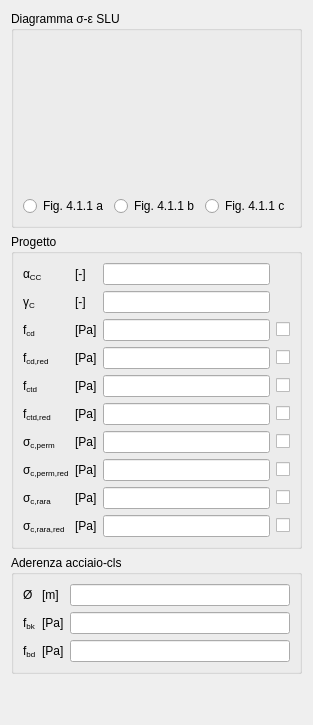
         <widget class="QWidget" name="layoutWidget_1">
          <layout class="QVBoxLayout" name="verticalLayout_2">
           <item>
            <widget class="QGroupBox" name="diagramGroupBox">
             <property name="title">
              <string>Diagramma σ-ε SLU</string>
             </property>
             <layout class="QGridLayout" name="gridLayout_2">
              <item row="1" column="0">
               <widget class="QRadioButtonEnum" name="modelSLURB1">
                <property name="text">
                 <string>Fig. 4.1.1 a</string>
                </property>
               </widget>
              </item>
              <item row="1" column="1">
               <widget class="QRadioButtonEnum" name="modelSLURB2">
                <property name="text">
                 <string>Fig. 4.1.1 b</string>
                </property>
               </widget>
              </item>
              <item row="1" column="2">
               <widget class="QRadioButtonEnum" name="modelSLURB3">
                <property name="text">
                 <string>Fig. 4.1.1 c</string>
                </property>
               </widget>
              </item>
              <item row="0" column="0" colspan="3">
               <widget class="QCustomPlot" name="plotCULS" native="true">
                <property name="minimumSize">
                 <size>
                  <width>0</width>
                  <height>150</height>
                 </size>
                </property>
               </widget>
              </item>
             </layout>
            </widget>
           </item>
           <item>
            <layout class="QVBoxLayout" name="designeLayout">
             <item>
              <widget class="QGroupBox" name="designGBox">
               <property name="title">
                <string>Progetto</string>
               </property>
               <layout class="QGridLayout" name="gridLayout_7">
                <item row="0" column="0">
                 <widget class="QLabelRichName" name="alphaCCLabel">
                  <property name="text">
                   <string>&lt;!DOCTYPE HTML PUBLIC &quot;-//W3C//DTD HTML 4.0//EN&quot; &quot;http://www.w3.org/TR/REC-html40/strict.dtd&quot;&gt;
&lt;html&gt;&lt;head&gt;&lt;meta name=&quot;qrichtext&quot; content=&quot;1&quot; /&gt;
&lt;/head&gt;&lt;body&gt;
α&lt;span style=&quot; vertical-align:sub;&quot;&gt;CC&lt;/span&gt;&lt;/body&gt;&lt;/html&gt;</string>
                  </property>
                 </widget>
                </item>
                <item row="0" column="2">
                 <widget class="QLineEditValue" name="alphaCCLEdit"/>
                </item>
                <item row="1" column="0">
                 <widget class="QLabelRichName" name="gammaCLabel">
                  <property name="text">
                   <string>&lt;!DOCTYPE HTML PUBLIC &quot;-//W3C//DTD HTML 4.0//EN&quot; &quot;http://www.w3.org/TR/REC-html40/strict.dtd&quot;&gt;
&lt;html&gt;&lt;head&gt;&lt;meta name=&quot;qrichtext&quot; content=&quot;1&quot; /&gt;
&lt;/head&gt;&lt;body&gt;
γ&lt;span style=&quot; vertical-align:sub;&quot;&gt;C&lt;/span&gt;&lt;/body&gt;&lt;/html&gt;</string>
                  </property>
                 </widget>
                </item>
                <item row="1" column="2">
                 <widget class="QLineEditValue" name="gammaCLEdit"/>
                </item>
                <item row="2" column="0">
                 <widget class="QLabelRichName" name="fcdLabel">
                  <property name="text">
                   <string>&lt;!DOCTYPE HTML PUBLIC &quot;-//W3C//DTD HTML 4.0//EN&quot; &quot;http://www.w3.org/TR/REC-html40/strict.dtd&quot;&gt;
&lt;html&gt;&lt;head&gt;&lt;meta name=&quot;qrichtext&quot; content=&quot;1&quot; /&gt;&lt;/head&gt;
&lt;body&gt;
f&lt;span style=&quot;vertical-align:sub;&quot;&gt;cd&lt;/span&gt;
&lt;/body&gt;
&lt;/html&gt;</string>
                  </property>
                 </widget>
                </item>
                <item row="2" column="1">
                 <widget class="QLabelUnitMeasure" name="fcdUMLabel">
                  <property name="text">
                   <string>&lt;!DOCTYPE HTML PUBLIC &quot;-//W3C//DTD HTML 4.0//EN&quot; &quot;http://www.w3.org/TR/REC-html40/strict.dtd&quot;&gt;
&lt;html&gt;&lt;head&gt;&lt;meta name=&quot;qrichtext&quot; content=&quot;1&quot; /&gt;&lt;/head&gt;
&lt;body&gt;
[Pa]
&lt;/body&gt;
&lt;/html&gt;</string>
                  </property>
                 </widget>
                </item>
                <item row="2" column="2">
                 <widget class="QLineEditValue" name="fcdLEdit"/>
                </item>
                <item row="3" column="0">
                 <widget class="QLabelRichName" name="fcdRedLabel">
                  <property name="text">
                   <string>&lt;!DOCTYPE HTML PUBLIC &quot;-//W3C//DTD HTML 4.0//EN&quot; &quot;http://www.w3.org/TR/REC-html40/strict.dtd&quot;&gt;
&lt;html&gt;&lt;head&gt;&lt;meta name=&quot;qrichtext&quot; content=&quot;1&quot; /&gt;&lt;/head&gt;
&lt;body&gt;
f&lt;span style=&quot; vertical-align:sub;&quot;&gt;cd,red&lt;/span&gt;
&lt;/body&gt;
&lt;/html&gt;</string>
                  </property>
                 </widget>
                </item>
                <item row="3" column="1">
                 <widget class="QLabelUnitMeasure" name="fcdRedUMLabel">
                  <property name="text">
                   <string>&lt;!DOCTYPE HTML PUBLIC &quot;-//W3C//DTD HTML 4.0//EN&quot; &quot;http://www.w3.org/TR/REC-html40/strict.dtd&quot;&gt;
&lt;html&gt;&lt;head&gt;&lt;meta name=&quot;qrichtext&quot; content=&quot;1&quot; /&gt;&lt;/head&gt;
&lt;body&gt;
[Pa]
&lt;/body&gt;
&lt;/html&gt;</string>
                  </property>
                 </widget>
                </item>
                <item row="3" column="2">
                 <widget class="QLineEditValue" name="fcdRedLEdit"/>
                </item>
                <item row="4" column="0">
                 <widget class="QLabelRichName" name="fctdLabel">
                  <property name="text">
                   <string>&lt;!DOCTYPE HTML PUBLIC &quot;-//W3C//DTD HTML 4.0//EN&quot; &quot;http://www.w3.org/TR/REC-html40/strict.dtd&quot;&gt;
&lt;html&gt;&lt;head&gt;&lt;meta name=&quot;qrichtext&quot; content=&quot;1&quot; /&gt;&lt;/head&gt;
&lt;body&gt;
f&lt;span style=&quot;vertical-align:sub;&quot;&gt;ctd&lt;/span&gt;
&lt;/body&gt;&lt;/html&gt;</string>
                  </property>
                 </widget>
                </item>
                <item row="4" column="1">
                 <widget class="QLabelUnitMeasure" name="fctdUMLabel">
                  <property name="text">
                   <string>&lt;!DOCTYPE HTML PUBLIC &quot;-//W3C//DTD HTML 4.0//EN&quot; &quot;http://www.w3.org/TR/REC-html40/strict.dtd&quot;&gt;
&lt;html&gt;&lt;head&gt;&lt;meta name=&quot;qrichtext&quot; content=&quot;1&quot; /&gt;&lt;/head&gt;
&lt;body&gt;
[Pa]&lt;/body&gt;&lt;/html&gt;</string>
                  </property>
                 </widget>
                </item>
                <item row="4" column="2">
                 <widget class="QLineEditValue" name="fctdLEdit"/>
                </item>
                <item row="5" column="0">
                 <widget class="QLabelRichName" name="fctdRedLabel">
                  <property name="text">
                   <string>&lt;!DOCTYPE HTML PUBLIC &quot;-//W3C//DTD HTML 4.0//EN&quot; &quot;http://www.w3.org/TR/REC-html40/strict.dtd&quot;&gt;
&lt;html&gt;&lt;head&gt;&lt;meta name=&quot;qrichtext&quot; content=&quot;1&quot; /&gt;&lt;/head&gt;
&lt;body&gt;
f&lt;span style=&quot; vertical-align:sub;&quot;&gt;ctd,red&lt;/span&gt; 
&lt;/body&gt;
&lt;/html&gt;</string>
                  </property>
                 </widget>
                </item>
                <item row="5" column="1">
                 <widget class="QLabelUnitMeasure" name="fctdRedUMLabel">
                  <property name="text">
                   <string>&lt;!DOCTYPE HTML PUBLIC &quot;-//W3C//DTD HTML 4.0//EN&quot; &quot;http://www.w3.org/TR/REC-html40/strict.dtd&quot;&gt;
&lt;html&gt;&lt;head&gt;&lt;meta name=&quot;qrichtext&quot; content=&quot;1&quot; /&gt;&lt;/head&gt;
&lt;body&gt;
[Pa]
&lt;/body&gt;
&lt;/html&gt;</string>
                  </property>
                 </widget>
                </item>
                <item row="5" column="2">
                 <widget class="QLineEditValue" name="fctdRedLEdit"/>
                </item>
                <item row="6" column="0">
                 <widget class="QLabelRichName" name="fcPermanentLabel">
                  <property name="text">
                   <string>&lt;!DOCTYPE HTML PUBLIC &quot;-//W3C//DTD HTML 4.0//EN&quot; &quot;http://www.w3.org/TR/REC-html40/strict.dtd&quot;&gt;
&lt;html&gt;&lt;head&gt;&lt;meta name=&quot;qrichtext&quot; content=&quot;1&quot; /&gt;&lt;/head&gt;
&lt;body&gt;
σ&lt;span style=&quot;vertical-align:sub;&quot;&gt;c,perm&lt;/span&gt;
&lt;/body&gt;
&lt;/html&gt;</string>
                  </property>
                 </widget>
                </item>
                <item row="6" column="1">
                 <widget class="QLabelUnitMeasure" name="fcPermanentUMLabel">
                  <property name="text">
                   <string>&lt;!DOCTYPE HTML PUBLIC &quot;-//W3C//DTD HTML 4.0//EN&quot; &quot;http://www.w3.org/TR/REC-html40/strict.dtd&quot;&gt;
&lt;html&gt;&lt;head&gt;&lt;meta name=&quot;qrichtext&quot; content=&quot;1&quot; /&gt;&lt;/head&gt;
&lt;body&gt;
[Pa]
&lt;/body&gt;&lt;/html&gt;</string>
                  </property>
                 </widget>
                </item>
                <item row="6" column="2">
                 <widget class="QLineEditValue" name="fcPermanentLEdit"/>
                </item>
                <item row="7" column="0">
                 <widget class="QLabelRichName" name="fcPermanentRedLabel">
                  <property name="text">
                   <string>&lt;!DOCTYPE HTML PUBLIC &quot;-//W3C//DTD HTML 4.0//EN&quot; &quot;http://www.w3.org/TR/REC-html40/strict.dtd&quot;&gt;
&lt;html&gt;&lt;head&gt;&lt;meta name=&quot;qrichtext&quot; content=&quot;1&quot; /&gt;&lt;/head&gt;
&lt;body&gt;
σ&lt;span style=&quot;vertical-align:sub;&quot;&gt;c,perm,red&lt;/span&gt;
&lt;/body&gt;
&lt;/html&gt;</string>
                  </property>
                 </widget>
                </item>
                <item row="7" column="1">
                 <widget class="QLabelUnitMeasure" name="fcPermanentRedUMLabel">
                  <property name="text">
                   <string>&lt;!DOCTYPE HTML PUBLIC &quot;-//W3C//DTD HTML 4.0//EN&quot; &quot;http://www.w3.org/TR/REC-html40/strict.dtd&quot;&gt;
&lt;html&gt;&lt;head&gt;&lt;meta name=&quot;qrichtext&quot; content=&quot;1&quot; /&gt;&lt;/head&gt;
&lt;body&gt;
[Pa]&lt;/body&gt;&lt;/html&gt;</string>
                  </property>
                 </widget>
                </item>
                <item row="7" column="2">
                 <widget class="QLineEditValue" name="fcPermanentRedLEdit"/>
                </item>
                <item row="8" column="0">
                 <widget class="QLabelRichName" name="fcRareLabel">
                  <property name="text">
                   <string>&lt;!DOCTYPE HTML PUBLIC &quot;-//W3C//DTD HTML 4.0//EN&quot; &quot;http://www.w3.org/TR/REC-html40/strict.dtd&quot;&gt;
&lt;html&gt;&lt;head&gt;&lt;meta name=&quot;qrichtext&quot; content=&quot;1&quot; /&gt;&lt;/head&gt;
&lt;body&gt;
σ&lt;span style=&quot; vertical-align:sub;&quot;&gt;c,rara&lt;/span&gt;
&lt;/body&gt;
&lt;/html&gt;</string>
                  </property>
                 </widget>
                </item>
                <item row="8" column="1">
                 <widget class="QLabelUnitMeasure" name="fcRareUMLabel">
                  <property name="text">
                   <string>&lt;!DOCTYPE HTML PUBLIC &quot;-//W3C//DTD HTML 4.0//EN&quot; &quot;http://www.w3.org/TR/REC-html40/strict.dtd&quot;&gt;
&lt;html&gt;&lt;head&gt;&lt;meta name=&quot;qrichtext&quot; content=&quot;1&quot; /&gt;&lt;/head&gt;
&lt;body&gt;
[Pa]
&lt;/body&gt;&lt;/html&gt;</string>
                  </property>
                 </widget>
                </item>
                <item row="8" column="2">
                 <widget class="QLineEditValue" name="fcRareLEdit"/>
                </item>
                <item row="9" column="0">
                 <widget class="QLabelRichName" name="fcRareRedLabel">
                  <property name="text">
                   <string>&lt;!DOCTYPE HTML PUBLIC &quot;-//W3C//DTD HTML 4.0//EN&quot; &quot;http://www.w3.org/TR/REC-html40/strict.dtd&quot;&gt;
&lt;html&gt;&lt;head&gt;&lt;meta name=&quot;qrichtext&quot; content=&quot;1&quot; /&gt;&lt;/head&gt;
&lt;body&gt;
σ&lt;span style=&quot; vertical-align:sub;&quot;&gt;c,rara,red&lt;/span&gt;
&lt;/body&gt;
&lt;/html&gt;</string>
                  </property>
                 </widget>
                </item>
                <item row="9" column="1">
                 <widget class="QLabelUnitMeasure" name="fcRareRedUMLabel">
                  <property name="text">
                   <string>&lt;!DOCTYPE HTML PUBLIC &quot;-//W3C//DTD HTML 4.0//EN&quot; &quot;http://www.w3.org/TR/REC-html40/strict.dtd&quot;&gt;
&lt;html&gt;&lt;head&gt;&lt;meta name=&quot;qrichtext&quot; content=&quot;1&quot; /&gt;&lt;/head&gt;
&lt;body&gt;
[Pa]
&lt;/body&gt;&lt;/html&gt;</string>
                  </property>
                 </widget>
                </item>
                <item row="9" column="2">
                 <widget class="QLineEditValue" name="fcRareRedLEdit"/>
                </item>
                <item row="0" column="1">
                 <widget class="QLabelUnitMeasure" name="alphaCCUMLabel">
                  <property name="text">
                   <string>&lt;!DOCTYPE HTML PUBLIC &quot;-//W3C//DTD HTML 4.0//EN&quot; &quot;http://www.w3.org/TR/REC-html40/strict.dtd&quot;&gt;
&lt;html&gt;&lt;head&gt;&lt;meta name=&quot;qrichtext&quot; content=&quot;1&quot; /&gt;
&lt;/head&gt;&lt;body&gt;
[-]
&lt;/body&gt;&lt;/html&gt;</string>
                  </property>
                 </widget>
                </item>
                <item row="1" column="1">
                 <widget class="QLabelUnitMeasure" name="gammaCUMLabel">
                  <property name="text">
                   <string>&lt;!DOCTYPE HTML PUBLIC &quot;-//W3C//DTD HTML 4.0//EN&quot; &quot;http://www.w3.org/TR/REC-html40/strict.dtd&quot;&gt;
&lt;html&gt;&lt;head&gt;&lt;meta name=&quot;qrichtext&quot; content=&quot;1&quot; /&gt;
&lt;/head&gt;&lt;body&gt;
[-]
&lt;/body&gt;&lt;/html&gt;</string>
                  </property>
                 </widget>
                </item>
                <item row="2" column="3">
                 <widget class="QCheckBoxReadOnly" name="fcdCheckBox">
                  <property name="text">
                   <string/>
                  </property>
                 </widget>
                </item>
                <item row="3" column="3">
                 <widget class="QCheckBoxReadOnly" name="fcdRedCheckBox">
                  <property name="text">
                   <string/>
                  </property>
                 </widget>
                </item>
                <item row="4" column="3">
                 <widget class="QCheckBoxReadOnly" name="fctdCheckBox">
                  <property name="text">
                   <string/>
                  </property>
                 </widget>
                </item>
                <item row="5" column="3">
                 <widget class="QCheckBoxReadOnly" name="fctdRedCheckBox">
                  <property name="text">
                   <string/>
                  </property>
                 </widget>
                </item>
                <item row="6" column="3">
                 <widget class="QCheckBoxReadOnly" name="fcPermanentCheckBox">
                  <property name="text">
                   <string/>
                  </property>
                 </widget>
                </item>
                <item row="7" column="3">
                 <widget class="QCheckBoxReadOnly" name="fcPermanentRedCheckBox">
                  <property name="text">
                   <string/>
                  </property>
                 </widget>
                </item>
                <item row="8" column="3">
                 <widget class="QCheckBoxReadOnly" name="fcRareCheckBox">
                  <property name="text">
                   <string/>
                  </property>
                 </widget>
                </item>
                <item row="9" column="3">
                 <widget class="QCheckBoxReadOnly" name="fcRareRedCheckBox">
                  <property name="text">
                   <string/>
                  </property>
                 </widget>
                </item>
               </layout>
              </widget>
             </item>
             <item>
              <widget class="QGroupBox" name="aderenceGBox">
               <property name="title">
                <string>Aderenza acciaio-cls</string>
               </property>
               <layout class="QGridLayout" name="gridLayout_3">
                <item row="0" column="0">
                 <widget class="QLabelRichName" name="phiLabel">
                  <property name="text">
                   <string>&lt;!DOCTYPE HTML PUBLIC &quot;-//W3C//DTD HTML 4.0//EN&quot; &quot;http://www.w3.org/TR/REC-html40/strict.dtd&quot;&gt;
&lt;html&gt;&lt;head&gt;&lt;meta name=&quot;qrichtext&quot; content=&quot;1&quot; /&gt;&lt;/head&gt;&lt;body&gt;
Ø&lt;/body&gt;&lt;/html&gt;</string>
                  </property>
                 </widget>
                </item>
                <item row="0" column="2">
                 <widget class="QLineEditValue" name="phiLEdit"/>
                </item>
                <item row="1" column="0">
                 <widget class="QLabelRichName" name="fbkLabel">
                  <property name="text">
                   <string>&lt;!DOCTYPE HTML PUBLIC &quot;-//W3C//DTD HTML 4.0//EN&quot; &quot;http://www.w3.org/TR/REC-html40/strict.dtd&quot;&gt;
&lt;html&gt;&lt;head&gt;&lt;meta name=&quot;qrichtext&quot; content=&quot;1&quot; /&gt; &lt;/head&gt;
&lt;body&gt;
f&lt;span style=&quot; vertical-align:sub;&quot;&gt;bk&lt;/span&gt;
&lt;/body&gt;&lt;/html&gt;</string>
                  </property>
                 </widget>
                </item>
                <item row="1" column="2">
                 <widget class="QLineEditValue" name="fbkLEdit"/>
                </item>
                <item row="2" column="0">
                 <widget class="QLabelRichName" name="fbdLabel">
                  <property name="text">
                   <string>&lt;!DOCTYPE HTML PUBLIC &quot;-//W3C//DTD HTML 4.0//EN&quot; &quot;http://www.w3.org/TR/REC-html40/strict.dtd&quot;&gt;
&lt;html&gt;&lt;head&gt;&lt;meta name=&quot;qrichtext&quot; content=&quot;1&quot; /&gt;
&lt;/head&gt;&lt;body&gt;
f&lt;span style=&quot;vertical-align:sub;&quot;&gt;bd&lt;/span&gt;
&lt;/body&gt;&lt;/html&gt;</string>
                  </property>
                 </widget>
                </item>
                <item row="2" column="2">
                 <widget class="QLineEditValue" name="fbdLEdit"/>
                </item>
                <item row="0" column="1">
                 <widget class="QLabelUnitMeasure" name="phiUMLabel">
                  <property name="text">
                   <string>&lt;!DOCTYPE HTML PUBLIC &quot;-//W3C//DTD HTML 4.0//EN&quot; &quot;http://www.w3.org/TR/REC-html40/strict.dtd&quot;&gt;
&lt;html&gt;&lt;head&gt;&lt;meta name=&quot;qrichtext&quot; content=&quot;1&quot; /&gt;&lt;/head&gt;&lt;body&gt;
[m]&lt;/body&gt;&lt;/html&gt;</string>
                  </property>
                 </widget>
                </item>
                <item row="1" column="1">
                 <widget class="QLabelUnitMeasure" name="fbkUMLabel">
                  <property name="text">
                   <string>&lt;!DOCTYPE HTML PUBLIC &quot;-//W3C//DTD HTML 4.0//EN&quot; &quot;http://www.w3.org/TR/REC-html40/strict.dtd&quot;&gt;
&lt;html&gt;&lt;head&gt;&lt;meta name=&quot;qrichtext&quot; content=&quot;1&quot; /&gt; &lt;/head&gt;
&lt;body&gt;
[Pa]
&lt;/body&gt;&lt;/html&gt;</string>
                  </property>
                 </widget>
                </item>
                <item row="2" column="1">
                 <widget class="QLabelUnitMeasure" name="fbdUMLabel">
                  <property name="text">
                   <string>&lt;!DOCTYPE HTML PUBLIC &quot;-//W3C//DTD HTML 4.0//EN&quot; &quot;http://www.w3.org/TR/REC-html40/strict.dtd&quot;&gt;
&lt;html&gt;&lt;head&gt;&lt;meta name=&quot;qrichtext&quot; content=&quot;1&quot; /&gt;
&lt;/head&gt;
&lt;body&gt;
[Pa]
&lt;/body&gt;&lt;/html&gt;</string>
                  </property>
                 </widget>
                </item>
               </layout>
              </widget>
             </item>
             <item>
              <spacer name="verticalSpacer_2">
               <property name="orientation">
                <enum>Qt::Vertical</enum>
               </property>
               <property name="sizeHint" stdset="0">
                <size>
                 <width>20</width>
                 <height>40</height>
                </size>
               </property>
              </spacer>
             </item>
            </layout>
           </item>
          </layout>
         </widget>
